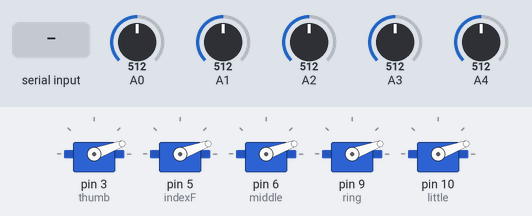
A sketch run on a simulated Arduino Uno, built with avr-gcc and run on an emulated ATmega328P. Parts: 5 × servo. Inputs (shaded band) come from the test bench; at power-on: A0 = 512, A1 = 512, A2 = 512, A3 = 512, A4 = 512. What the sketch prints to the serial monitor is not drawn.

Above: at 1.2 s.
1.3 s: "1\n" received over Serial
At 1.9 s:
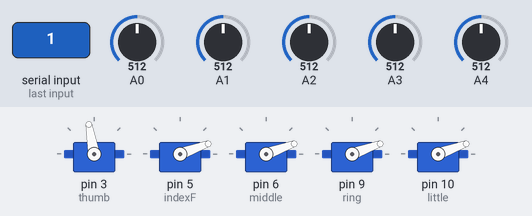
2.8 s: "2\n" received over Serial
At 3.8 s:
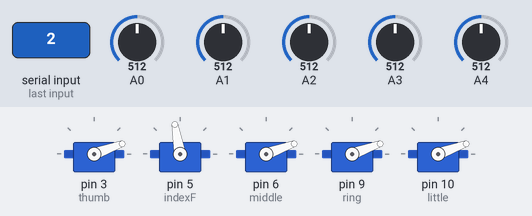
4.3 s: "3\n" received over Serial
At 5.0 s:
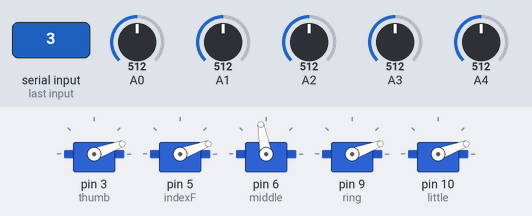
5.8 s: "4\n" received over Serial
At 6.3 s:
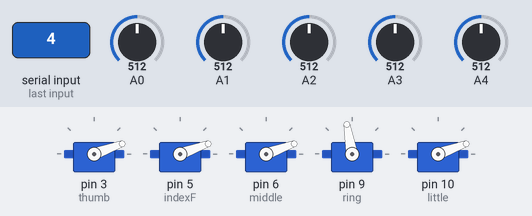
7.3 s: "5\n" received over Serial
At 7.6 s:
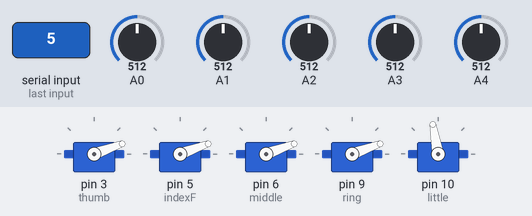
8.8 s: "0\n" received over Serial
At 9.5 s:
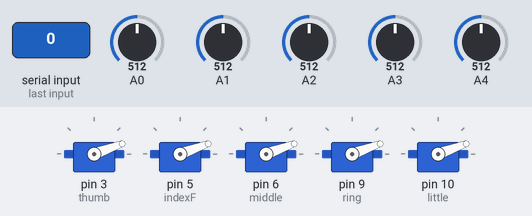
Timing chart, 0 to 11.3 s (numbered marks = the images above; inputs shaded):
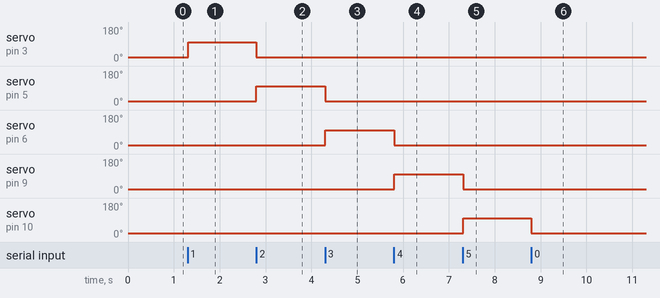

Measured:
- after the input at 1.3 s, servo on pin 3 (thumb): 20° → 100° at once
- after the input at 2.8 s, servo on pin 3 (thumb): 100° → 20° at once; servo on pin 5 (indexF): 20° → 100° at once
- after the input at 4.3 s, servo on pin 5 (indexF): 100° → 20° at once; servo on pin 6 (middle): 20° → 100° at once
- after the input at 5.8 s, servo on pin 6 (middle): 100° → 20° at once; servo on pin 9 (ring): 20° → 100° at once
- after the input at 7.3 s, servo on pin 9 (ring): 100° → 20° at once; servo on pin 10 (little): 20° → 100° at once
- after the input at 8.8 s, servo on pin 10 (little): 100° → 20° at once

The sketch:

arduino.ino
```cpp
#include <Servo.h>

// =========================
// EMG PINS
// =========================
#define EMG_THUMB  A0
#define EMG_INDEX  A1
#define EMG_MIDDLE A2
#define EMG_RING   A3
#define EMG_LITTLE A4

// =========================
// SERVO OBJECTS
// =========================
Servo thumb, indexF, middle, ring, little;

int posOpen = 20;
int posClose = 100;

// =========================
// READ EMG (AVERAGE FILTER)
// =========================
int readEMG(int pin) {
  int sum = 0;
  for (int i = 0; i < 10; i++) {
    sum += analogRead(pin);
  }
  return sum / 10;
}

// =========================
// SETUP
// =========================
void setup() {
  Serial.begin(115200);

  thumb.attach(3);
  indexF.attach(5);
  middle.attach(6);
  ring.attach(9);
  little.attach(10);

  openHand();
}

// =========================
// LOOP
// =========================
void loop() {

  // -------- SEND EMG DATA --------
  int t = readEMG(EMG_THUMB);
  int i = readEMG(EMG_INDEX);
  int m = readEMG(EMG_MIDDLE);
  int r = readEMG(EMG_RING);
  int l = readEMG(EMG_LITTLE);

  Serial.print(t); Serial.print(",");
  Serial.print(i); Serial.print(",");
  Serial.print(m); Serial.print(",");
  Serial.print(r); Serial.print(",");
  Serial.println(l);

  // -------- RECEIVE ML OUTPUT --------
  if (Serial.available()) {
    String cmd = Serial.readStringUntil('\n');
    int gesture = cmd.toInt();
    executeGesture(gesture);
  }

  delay(10);  // stable sampling (~100 Hz)
}

// =========================
// GESTURE CONTROLLER
// =========================
void executeGesture(int gesture) {
  switch (gesture) {
    case 0: openHand(); break;
    case 1: thumbOnly(); break;
    case 2: indexOnly(); break;
    case 3: middleOnly(); break;
    case 4: ringOnly(); break;
    case 5: littleOnly(); break;
    case 6: closeHand(); break;
    case 7: victory(); break;
    case 8: thumbsup(); break;
  }
}

// =========================
// HAND FUNCTIONS
// =========================
void openHand() {
  thumb.write(posOpen);
  indexF.write(posOpen);
  middle.write(posOpen);
  ring.write(posOpen);
  little.write(posOpen);
}

void closeHand() {
  thumb.write(posClose);
  indexF.write(posClose);
  middle.write(posClose);
  ring.write(posClose);
  little.write(posClose);
}

void thumbOnly() {
  openHand();
  thumb.write(posClose);
}

void indexOnly() {
  openHand();
  indexF.write(posClose);
}

void middleOnly() {
  openHand();
  middle.write(posClose);
}

void ringOnly() {
  openHand();
  ring.write(posClose);
}

void littleOnly() {
  openHand();
  little.write(posClose);
}

void victory() {
  openHand();
  thumb.write(posClose);
  ring.write(posClose);
  little.write(posClose);
}

void thumbsup() {
  openHand();
  indexF.write(posClose);
  middle.write(posClose);
  ring.write(posClose);
  little.write(posClose);
}
```
